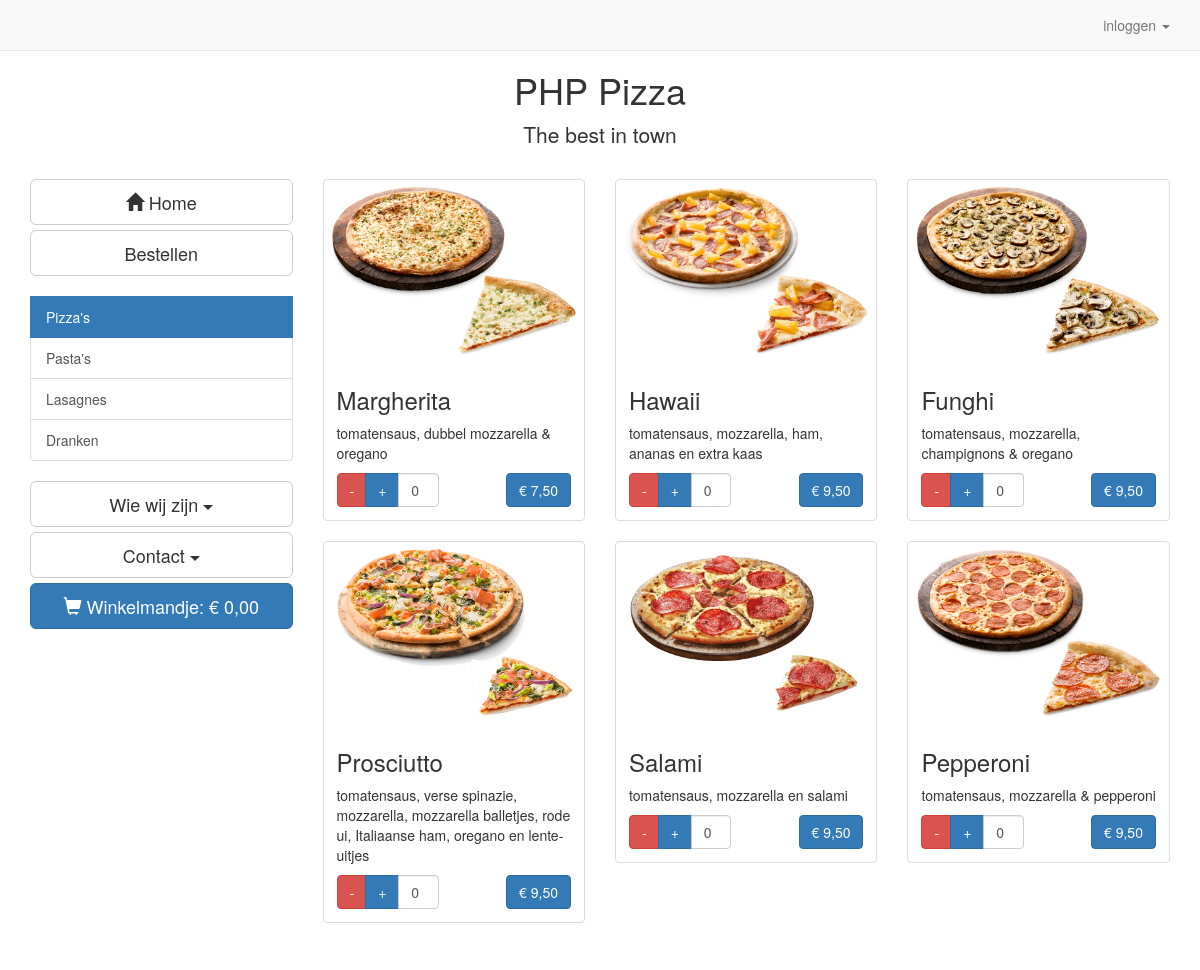
The page /?page=bestellen on the database its author committed.
### tables this page shows
CREATE TABLE productcategorie (
  id                         	INTEGER UNSIGNED         	NOT NULL     AUTO_INCREMENT,
  naam                       	varchar(40)              	NOT NULL,
PRIMARY KEY(id)
);

CREATE TABLE product (
  id                         	INTEGER UNSIGNED         	NOT NULL     AUTO_INCREMENT,
  naam                       	varchar(100)             	NOT NULL,
  omschrijving               	text,
  categorie_id               	INTEGER UNSIGNED         	NOT NULL,
  prijs              			int(10)                   	NOT NULL,
  actief						tinyint(1)					NOT NULL,
PRIMARY KEY(id),
FOREIGN KEY(categorie_id)    		REFERENCES productcategorie(id)
);

### functions/get_products.php (called while the page is built, shortened)
<?php
function getProductcategorie() {
    global $db;
    $sql = '
      SELECT id, naam
      FROM productcategorie ORDER BY id';
    $stmt = $db->prepare($sql);
    $stmt->execute();
    $result = $stmt->fetchAll(PDO::FETCH_ASSOC);
    return $result;
}
function getProducts($cat, $start, $aantal){
    global $db;
    $sql = '
      SELECT id, naam, omschrijving, prijs
      FROM product
      WHERE categorie_id = :cat AND actief = 1
      LIMIT :start, :aantal';
      $stmt = $db->prepare($sql);
      $stmt->bindParam(':cat', $cat, PDO::PARAM_INT);
      $stmt->bindParam(':start', $start, PDO::PARAM_INT);
      $stmt->bindParam(':aantal', $aantal, PDO::PARAM_INT);
      $stmt->execute();
      $result = $stmt->fetchAll(PDO::FETCH_ASSOC);
      return($result);
}
function convertPrice($input){
  $output = "€ ";
  $number = round(($input / 100),2);
  $output .= number_format($number, 2, ',', ' ');
  return($output);
}
 ?>

### functions/get_chart.php (called while the page is built, shortened)
<?php
extract($_POST);
require_once('get_products.php');
function getNrInChart($id){
  if(isset($_SESSION['cart'])){
    if(is_array($_SESSION['cart'])){
      if(isset($_SESSION['cart'][$id])){
        return $_SESSION['cart'][$id];
      }else{
        return 0;
      }
    }else{
      return 0;
    }
  }else{
    return 0;
  }
}
?>

### parts/bestellen.php (the view, shortened to what this page needs)
<?php
if(isset($_GET['cat'])){
  $catSelected = htmlspecialchars($_GET['cat']);
}else{
    $catSelected = 1;
}
$producten = getProducts($catSelected, 0, 8 );
 ?>
<div class="row">
  <?php
  foreach($producten AS $product){
  ?>
  <div class="col-sm-6 col-md-4">
    <div class="thumbnail">
      <img src="img/products/<?php echo $product['id'] ?>.png" alt="<?php echo $product['naam'] ?>">
      <div class="caption">
        <h3><?php echo $product['naam'];?></h3>
        <p><?php echo $product['omschrijving'];?></p>
        <div class="row">
          <div class="col-lg-6">
            <div class="input-group">
              <span class="input-group-btn">
                <button class="btn btn-danger" id="product<?php echo $product['id']; ?>min" type="button"> - </button>
                <button class="btn btn-primary" id="product<?php echo $product['id']; ?>plus" type="button"> + </button>
              </span>
              <input type="text" id="product<?php echo $product['id']; ?>amount" class="form-control" value="<?php echo getNrInChart($product['id']); ?>">
            </div>
          </div>
          <div class="col-lg-6">
            <button class="btn btn-primary pull-right" id="product<?php echo $product['id']; ?>order" type="button"><?php echo convertPrice($product['prijs']); ?></button>
          </div>
        </div>
      </div>
    </div>
  </div>
<?php
} ?>
</div>

### parts/navigation.php (shortened to what this page needs)
<?php
require_once("functions/get_products.php");
$categories = getProductcategorie();
if(isset($_GET['cat'])){
  $catSelected = htmlspecialchars($_GET['cat']);
}else{
    $catSelected = 1;
}
?>
<div class="col-sm-3 offset-sm-1">
    <div class="navigatie">
            <a href="index.php" class="btn btn-default btn-lg btn-block" role="button">
                <span class="glyphicon glyphicon-home" aria-hidden="true"></span> Home
            </a>
            <a href="?page=bestellen" class="btn btn-default btn-lg btn-block" role="button">Bestellen</a>
            <?php
            if(isset($_GET['page'])){
              if($_GET['page'] == "bestellen"){
            ?>
              <div class="list-group"><br>
                <?php
                foreach($categories AS $cat){
                  if($catSelected == $cat['id']){
                    $active = "active";
                  }else{
                    $active = "";
                  }
                  echo  '<a href="?page=bestellen&cat='. $cat['id'] .'" class="list-group-item '. $active .'"> '. $cat['naam'] .'</a>';
                }
                ?>
              </div>
            <?php
          }
        };
            ?>
            <div class="btn-group btn-block">
                <button type="button" id="wiezijnwij" class="btn btn-default btn-lg dropdown-toggle btn-block" data-toggle="dropdown" aria-haspopup="true" aria-expanded="false">
                    Wie wij zijn <span class="caret"></span>
                </button>
            </div>
            <div class="btn-group btn-block">
                <button type="button" id="contact" class="btn btn-default btn-lg dropdown-toggle btn-block" data-toggle="dropdown" aria-haspopup="true" aria-expanded="false">
                    Contact <span class="caret"></span>
                </button>
            </div>
            <a href="?page=afrekenen" class="btn btn-primary btn-lg btn-block" role="button" id="totaalBedrag"><span class="glyphicon glyphicon-shopping-cart"></span> Winkelmandje: € 0,00
            </a>
    </div>
</div>

### css/style.css (style rules this page uses)
body { margin-bottom: 100px; min-height: 2000px; padding-top: 50px; }
.input-group input { max-width: 3em; }

### rows shown on the page
productcategorie: naam "Pizza's"
productcategorie: naam "Pasta's"
productcategorie: naam "Lasagnes"
productcategorie: naam "Dranken"
product: shows a picture, naam "Margherita", omschrijving "tomatensaus, dubbel mozzarella & oregano", id "0", prijs "€ 7,50"
product: shows a picture, naam "Hawaii", omschrijving "tomatensaus, mozzarella, ham, ananas en extra kaas", id "0", prijs "€ 9,50"
product: shows a picture, naam "Funghi", omschrijving "tomatensaus, mozzarella, champignons & oregano", id "0", prijs "€ 9,50"
product: shows a picture, naam "Prosciutto", omschrijving "tomatensaus, verse spinazie, mozzarella, mozzarella balletjes, rode ui, Italiaanse ham, oregano en lente-uitjes", id "0", prijs "€ 9,50"
product: shows a picture, naam "Salami", omschrijving "tomatensaus, mozzarella en salami", id "0", prijs "€ 9,50"
product: shows a picture, naam "Pepperoni", omschrijving "tomatensaus, mozzarella & pepperoni", id "0", prijs "€ 9,50"
